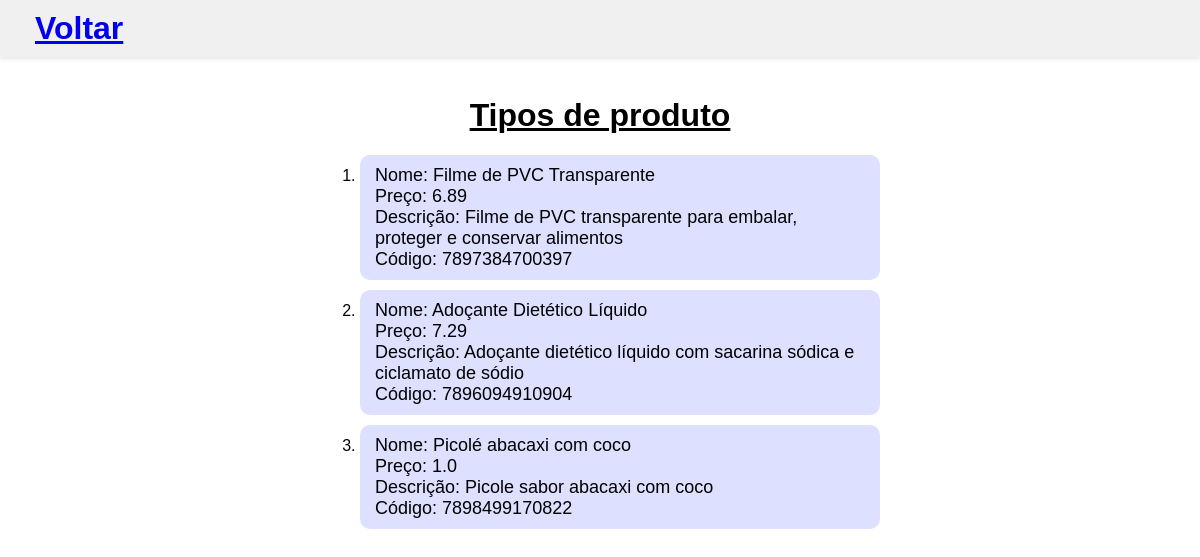
/inspector/, run on the app's committed database.
### manager/models.py (models this page shows)
class Product(models.Model):
    sku = models.IntegerField()
    name = models.CharField(max_length=100)
    category = models.CharField(max_length=100)
    brand = models.CharField(max_length=100)
    price = models.FloatField()
    description = models.CharField(max_length=100)

### manager/views.py (the view)
# urls.py: path("inspector/", views.inspector, name="inspector"),
def inspector(request):
    products = Product.objects.all()
    return render(request, "products.html", {"products": products})

### manager/templates/products.html (shortened to what this page needs)
{% extends "base.html" %}
{% block content %}
<div class="navbar">
    <a href="/">Voltar</a>
</div>
<div class="container">
    <h1>Tipos de produto</h1>
    <ul>
        {% for item in products %}
        <li>
            <div class="product">
                <span>Nome: {{ item.name }}</span><br>
                <span>Preço: {{ item.price }}</span><br>
                <span>Descrição: {{ item.description }}</span><br>
                <span>Código: {{ item.sku }}</span>
            </div>
        </li>
        {% endfor %}
    </ul>
</div>
{% endblock %}

### manager/templates/base.html (shortened to what this page needs)
<!DOCTYPE html>
<html lang="pt-br">
<head>
</head>
<body>
{% block content %}{% endblock %}
</body>
</html>

### manager/templates/products.html (style rules this page uses)
body { margin: 0; font-family: Arial, sans-serif; }
.navbar { width: 100%; background-color: #f0f0f0; padding: 10px 20px; display: flex; justify-content: flex-start; box-shadow: 0 2px 4px rgba(0,0,0,0.1); box-sizing: border-box; position: sticky; top: 0; z-index: 1000; }
.navbar a { font-size: 32px; font-weight: bold; margin-left: 15px; }
.container { max-width: 600px; margin: 40px auto 20px auto; padding: 0 20px; box-sizing: border-box; }
.container h1 { font-family: Cambria, sans-serif; text-decoration: underline; text-align: center; }
.product { width: 100%; padding: 10px 15px; margin: 10px 0; font-family: 'Lucida Sans', sans-serif; font-size: 18px; border-radius: 10px; background-color: rgb(221, 224, 255); box-sizing: border-box; }
li { list-style-type: decimal; }

### data on the page
Product: name "Filme de PVC Transparente", price "6.89", description "Filme de PVC transparente para embalar, proteger e conservar alimentos", sku "7897384700397"
Product: name "Adoçante Dietético Líquido", price "7.29", description "Adoçante dietético líquido com sacarina sódica e ciclamato de sódio", sku "7896094910904"
Product: name "Picolé abacaxi com coco", price "1.0", description "Picole sabor abacaxi com coco", sku "7898499170822"
